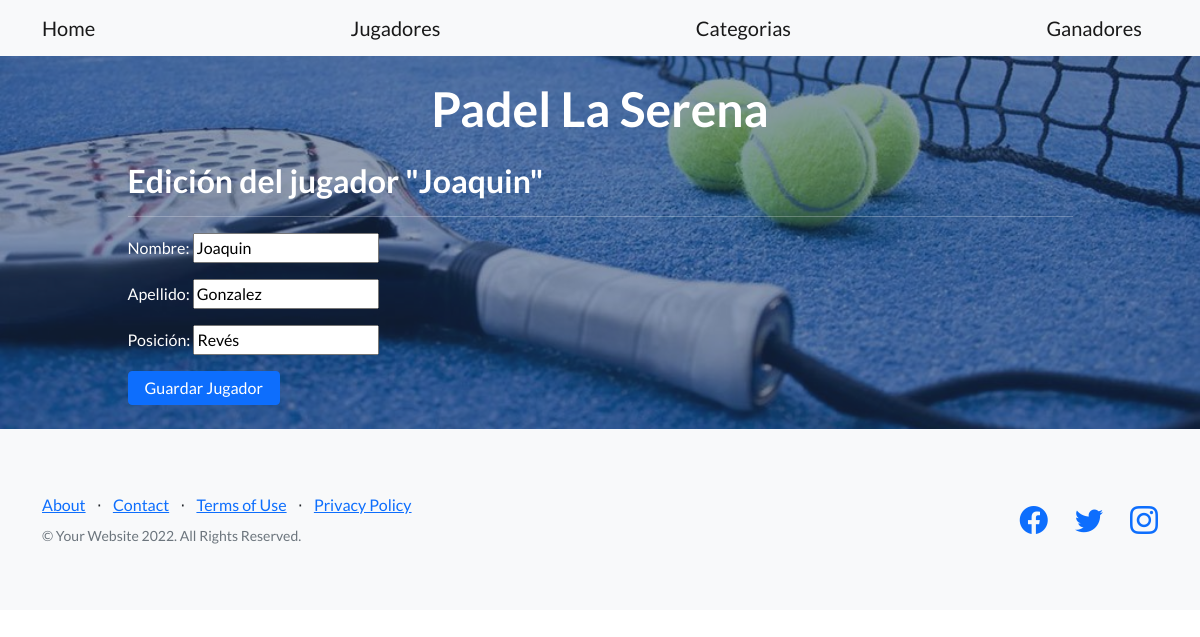
The app's page /app-1/editar/9/jugador with its own data.
### app_1/models.py (models this page shows, shortened)
class Players(models.Model):
    name = models.CharField(max_length=40)
    last_name = models.CharField(max_length=40)
    position = models.CharField(max_length=40)

### app_1/views.py (the view, shortened to what this page needs)
# urls.py: path('editar/<int:pk>/jugador', views.player_edit, name='EditPlayer'),
def player_edit(request, pk: int):
    player = Players.objects.get(pk=pk)
    player_form = PlayersForm(model_to_dict(player))
    context_dict = {
        'player': player,
        'player_form': player_form,
    }
    return render(
        request=request,
        context=context_dict,
        template_name='app_1/edit_player.html'
    )

### app_1/forms.py
class PlayersForm(forms.Form):
    name = forms.CharField(max_length=40, min_length=3, label='Nombre')
    last_name = forms.CharField(max_length=40, label='Apellido')
    position = forms.CharField(max_length=40, label='Posición')

### app_1/templates/app_1/edit_player.html (shortened to what this page needs)
{% extends "app_1/index.html" %}
{% load static %}
{% block app_1_content %}
<h2>Edición del jugador "{{player.name}}" </h2>
<hr></hr>
<form action="" method="POST">
    {{ player_form.as_p }}
    <input type="submit" class="btn btn-primary" value="Guardar Jugador" />
</form>
{% endblock %}

### records on screen
Players: name "Joaquin", last_name "Gonzalez", position "Revés"
